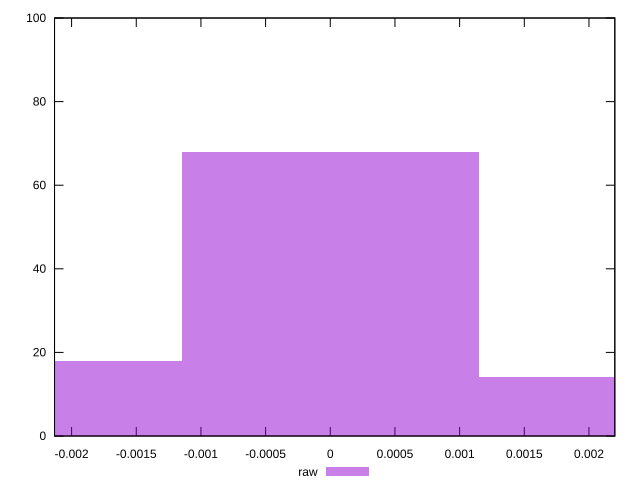

The gnuplot source for this figure:
reset

$raw <<EOF
0 68
0.0022923927049997082 14
-0.0022923927049997082 18
EOF

set key outside below
set boxwidth 0.0022923927049997082
set xrange [-0.0021318674907981664:0.00219991416214869]
set yrange [0:100]
set trange [0:100]
set style fill transparent solid 0.5 noborder
set terminal svg size 640, 490 enhanced background rgb 'white'
set output "report_00015_2021-02-09T16-11-33.973Z/meta/pScore-difference/samples/pages+cached/raw/histogram.svg"

plot $raw title "raw" with boxes

reset
